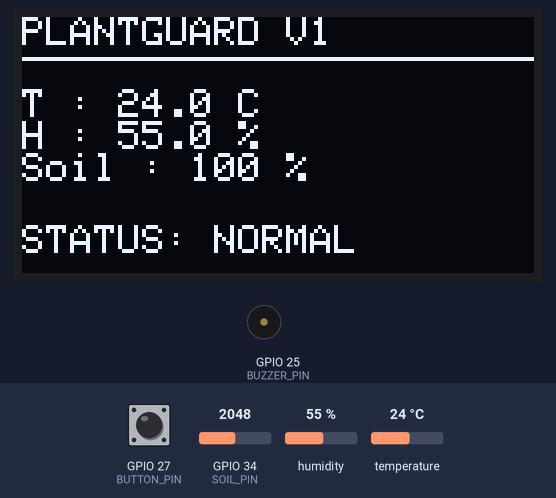
The sketch below on a simulated ESP32. Parts: 128×64 one-colour display, buzzer (waves = sounding). The test bench sets the inputs (shaded band); at power-on: GPIO 34 (SOIL_PIN) = 2048, GPIO 27 (BUTTON_PIN) HIGH, humidity 55 %, temperature 24 °C. WiFi joins after 1.5 s; servers stay silent unless stated; random numbers use the default seed unless the sketch sets one; no MQTT or app messages arrive unless stated; what the sketch prints to the serial monitor is not drawn.

Above: at 3.9 s.
4.0 s: GPIO 34 (SOIL_PIN) set to 3397
At 5.9 s:
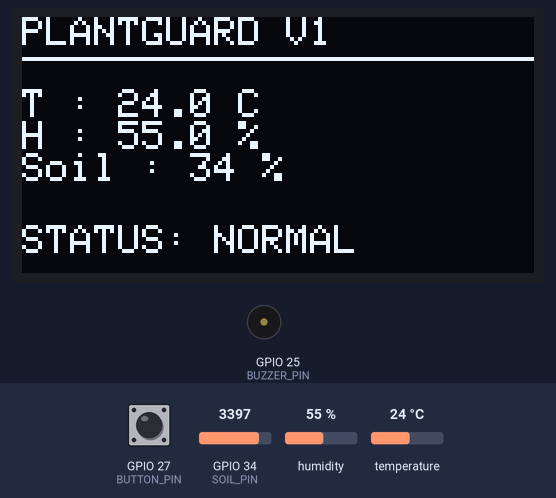
6.2 s: GPIO 34 (SOIL_PIN) set to 3522
At 7.6 s:
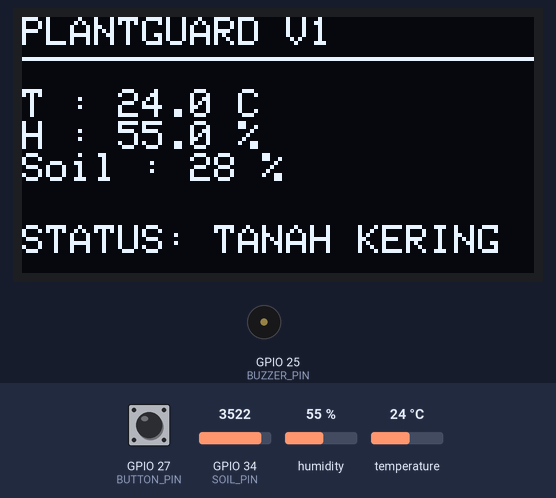
8.5 s: GPIO 27 (BUTTON_PIN) pulled LOW for 0.15 s
At 9.8 s:
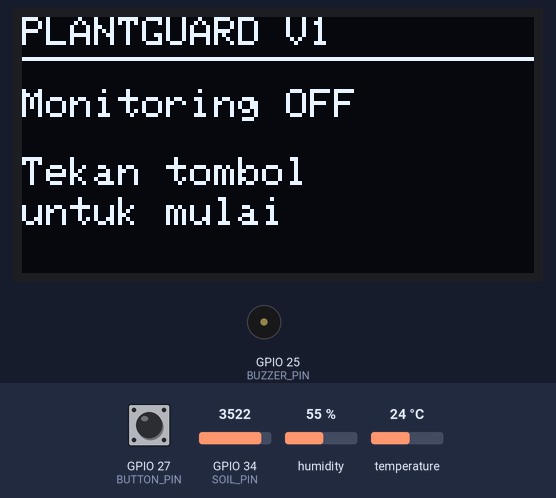
10.1 s: GPIO 27 (BUTTON_PIN) pulled LOW for 1 s
At 10.33 s:
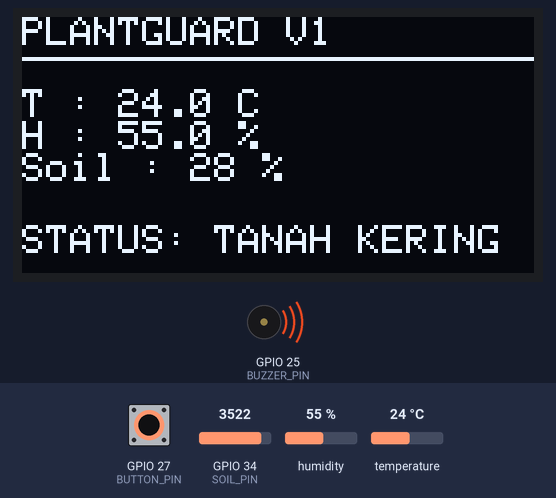
12.6 s: humidity set to 22 %
At 15.2 s:
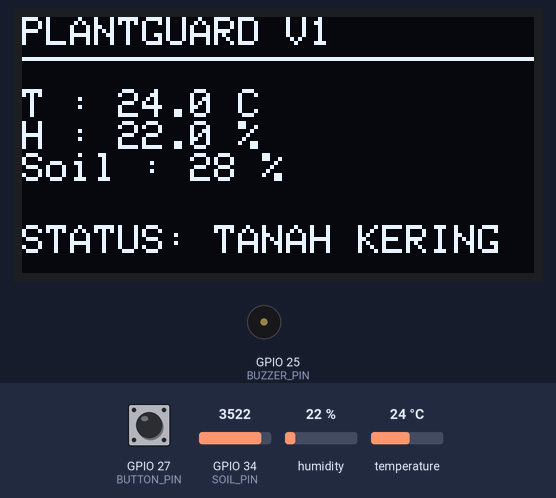
15.7 s: temperature set to 12 °C
At 19.4 s:
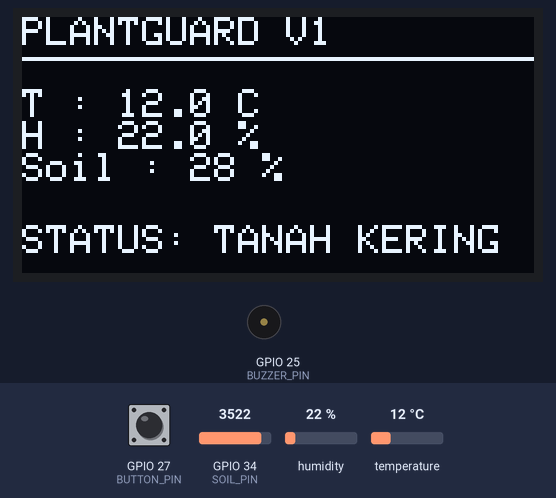
Timing chart, 0 to 20.7 s (numbered marks = the images above; inputs shaded):
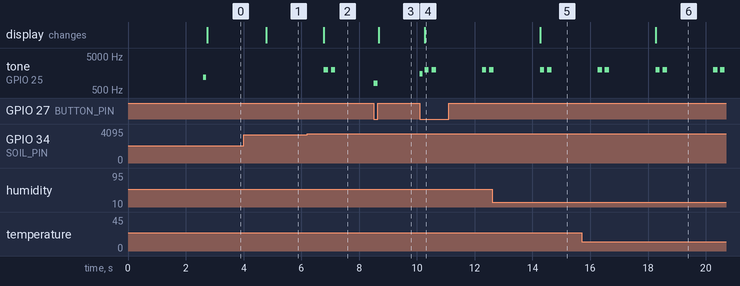

Measured:
- the behaviour switches between 3465 and 3466 on GPIO 34 (SOIL_PIN) (found by bisection; images 1 and 2)
- after the input at 4.0 s, the display: changes after 0.78 s (image 1)
- after the input at 6.2 s, tone on GPIO 25 (BUZZER_PIN): alternates 2000 Hz for 0.15 s and silent for 0.10 s, 4 changes in all, then stays silent, starting after 0.58 s; the display: first differs from a run without the input after 0.58 s (image 2)
- after the input at 8.5 s, the display: changes after 0.18 s (image 3)
- after the input at 10.1 s, tone on GPIO 25 (BUZZER_PIN): plays 1500 Hz for 0.10 s, 2000 Hz for 0.15 s, 2000 Hz for 0.15 s, 2000 Hz for 0.15 s, 2000 Hz for 0.09 s, starting at once; the display: changes after 0.16 s (image 4)
- after the input at 12.6 s, the display: first differs from a run without the input after 1.7 s (image 5)
- after the input at 15.7 s, the display: first differs from a run without the input after 2.6 s (image 6)

The sketch:

TomaTrack.ino
```cpp
#include <WiFi.h>
#include <PubSubClient.h>
#include <DHT.h>
#include <Wire.h>
#include <Adafruit_GFX.h>
#include <Adafruit_SSD1306.h>

// =====================
// PIN CONFIG
// =====================
#define DHT_PIN 4
#define DHT_TYPE DHT22

#define SOIL_PIN 34
#define BUZZER_PIN 25
#define BUTTON_PIN 27

#define SCREEN_WIDTH 128
#define SCREEN_HEIGHT 64
#define OLED_RESET -1

// =====================
// SOIL CALIBRATION
// =====================
// Berdasarkan hasil pengujian kamu:
// kering/udara ≈ 4095
// basah ≈ 2064

const int SOIL_DRY = 4095;
const int SOIL_WET = 2064;

// =====================
// WIFI CONFIG
// =====================
const char* WIFI_SSID = "Your SSID";
const char* WIFI_PASSWORD = "Your Password";

// =====================
// MQTT CONFIG
// =====================
const char* MQTT_BROKER = "broker.hivemq.com";
const int MQTT_PORT = 1883;

const char* TOPIC_TEMPERATURE = "plantguard/sensor/temperature";
const char* TOPIC_HUMIDITY = "plantguard/sensor/humidity";
const char* TOPIC_SOIL = "plantguard/sensor/soil";
const char* TOPIC_STATUS = "plantguard/sensor/status";

// =====================
// OBJECTS
// =====================
DHT dht(DHT_PIN, DHT_TYPE);

Adafruit_SSD1306 display(
  SCREEN_WIDTH,
  SCREEN_HEIGHT,
  &Wire,
  OLED_RESET
);

WiFiClient espClient;
PubSubClient mqttClient(espClient);

// =====================
// VARIABLES
// =====================
float temperature = 0;
float humidity = 0;

int soilRaw = 0;
int soilPercent = 0;

bool monitoringActive = true;

unsigned long previousSensorMillis = 0;
unsigned long previousMqttMillis = 0;

const unsigned long SENSOR_INTERVAL = 2000;
const unsigned long MQTT_INTERVAL = 2000;

// =====================
// WIFI
// =====================
void connectWiFi() {
  Serial.println();
  Serial.print("Menghubungkan ke WiFi ");

  WiFi.begin(WIFI_SSID, WIFI_PASSWORD);

  while (WiFi.status() != WL_CONNECTED) {
    delay(500);
    Serial.print(".");
  }

  Serial.println();
  Serial.println("WiFi terhubung");

  Serial.print("IP ESP32: ");
  Serial.println(WiFi.localIP());
}

// =====================
// MQTT
// =====================
void connectMQTT() {
  while (!mqttClient.connected()) {

    Serial.print("Menghubungkan MQTT...");

    String clientId = "PlantGuard-ESP32-";
    clientId += String(random(0xffff), HEX);

    if (mqttClient.connect(clientId.c_str())) {

      Serial.println(" berhasil");

      mqttClient.publish(
        TOPIC_STATUS,
        "ONLINE",
        true
      );

    } else {

      Serial.print(" gagal, rc=");
      Serial.println(mqttClient.state());

      delay(2000);
    }
  }
}

// =====================
// SOIL
// =====================
int readSoilPercentage() {

  soilRaw = analogRead(SOIL_PIN);

  int percent = map(
    soilRaw,
    SOIL_DRY,
    SOIL_WET,
    0,
    100
  );

  percent = constrain(percent, 0, 100);

  return percent;
}

// =====================
// BUZZER
// =====================
void buzzerBeep(int frequency, int duration) {

  tone(
    BUZZER_PIN,
    frequency,
    duration
  );

  delay(duration);

  noTone(BUZZER_PIN);
}

void soilWarning() {

  if (soilPercent <= 30) {

    buzzerBeep(2000, 150);
    delay(100);

    buzzerBeep(2000, 150);
  }
}

// =====================
// OLED
// =====================
void updateOLED() {

  display.clearDisplay();

  display.setTextColor(SSD1306_WHITE);

  display.setTextSize(1);

  display.setCursor(0, 0);
  display.println("PLANTGUARD V1");

  display.drawLine(
    0,
    10,
    127,
    10,
    SSD1306_WHITE
  );

  display.setCursor(0, 18);

  if (!monitoringActive) {

    display.println("Monitoring OFF");

    display.setCursor(0, 35);
    display.println("Tekan tombol");

    display.setCursor(0, 45);
    display.println("untuk mulai");

  } else {

    display.print("T : ");
    display.print(temperature, 1);
    display.println(" C");

    display.print("H : ");
    display.print(humidity, 1);
    display.println(" %");

    display.print("Soil : ");
    display.print(soilPercent);
    display.println(" %");

    if (soilPercent <= 30) {

      display.setCursor(0, 52);
      display.println("STATUS: TANAH KERING");

    } else {

      display.setCursor(0, 52);
      display.println("STATUS: NORMAL");
    }
  }

  display.display();
}

// =====================
// SENSOR
// =====================
void readSensors() {

  humidity = dht.readHumidity();
  temperature = dht.readTemperature();

  soilPercent = readSoilPercentage();

  Serial.println();
  Serial.println("===== PLANTGUARD =====");

  if (isnan(temperature) || isnan(humidity)) {

    Serial.println("DHT22 gagal dibaca");

  } else {

    Serial.print("Temperature : ");
    Serial.print(temperature);
    Serial.println(" C");

    Serial.print("Humidity    : ");
    Serial.print(humidity);
    Serial.println(" %");
  }

  Serial.print("Soil Raw    : ");
  Serial.println(soilRaw);

  Serial.print("Soil        : ");
  Serial.print(soilPercent);
  Serial.println(" %");

  Serial.println("======================");
}

// =====================
// MQTT PUBLISH
// =====================
void publishSensorData() {

  if (!mqttClient.connected()) {
    connectMQTT();
  }

  if (
    isnan(temperature) ||
    isnan(humidity)
  ) {
    return;
  }

  char tempPayload[16];
  char humidityPayload[16];
  char soilPayload[16];

  dtostrf(
    temperature,
    1,
    2,
    tempPayload
  );

  dtostrf(
    humidity,
    1,
    2,
    humidityPayload
  );

  sprintf(
    soilPayload,
    "%d",
    soilPercent
  );

  mqttClient.publish(
    TOPIC_TEMPERATURE,
    tempPayload
  );

  mqttClient.publish(
    TOPIC_HUMIDITY,
    humidityPayload
  );

  mqttClient.publish(
    TOPIC_SOIL,
    soilPayload
  );

  Serial.println("Data berhasil dikirim ke MQTT");
}

// =====================
// BUTTON
// =====================
void checkButton() {

  static bool lastButtonState = HIGH;
  static unsigned long lastDebounceTime = 0;

  bool currentButtonState =
    digitalRead(BUTTON_PIN);

  if (
    currentButtonState == LOW &&
    lastButtonState == HIGH &&
    millis() - lastDebounceTime > 250
  ) {

    monitoringActive = !monitoringActive;

    lastDebounceTime = millis();

    Serial.println();

    if (monitoringActive) {

      Serial.println("MONITORING ON");

      buzzerBeep(
        1500,
        100
      );

    } else {

      Serial.println("MONITORING OFF");

      buzzerBeep(
        800,
        150
      );
    }

    updateOLED();
  }

  lastButtonState =
    currentButtonState;
}

// =====================
// SETUP
// =====================
void setup() {

  Serial.begin(115200);

  pinMode(
    BUTTON_PIN,
    INPUT_PULLUP
  );

  pinMode(
    BUZZER_PIN,
    OUTPUT
  );

  dht.begin();

  Wire.begin(
    21,
    22
  );

  if (
    !display.begin(
      SSD1306_SWITCHCAPVCC,
      0x3C
    )
  ) {

    Serial.println(
      "OLED gagal"
    );

    while (true);
  }

  display.clearDisplay();

  display.setTextColor(
    SSD1306_WHITE
  );

  display.setTextSize(1);

  display.setCursor(20, 20);

  display.println(
    "PLANTGUARD V1"
  );

  display.setCursor(20, 35);

  display.println(
    "Starting..."
  );

  display.display();

  delay(1000);

  connectWiFi();

  mqttClient.setServer(
    MQTT_BROKER,
    MQTT_PORT
  );

  connectMQTT();

  buzzerBeep(
    1200,
    100
  );

  readSensors();

  updateOLED();
}

// =====================
// LOOP
// =====================
void loop() {

  mqttClient.loop();

  checkButton();

  if (!monitoringActive) {
    return;
  }

  unsigned long currentMillis =
    millis();

  if (
    currentMillis -
    previousSensorMillis >=
    SENSOR_INTERVAL
  ) {

    previousSensorMillis =
      currentMillis;

    readSensors();

    updateOLED();

    soilWarning();
  }

  if (
    currentMillis -
    previousMqttMillis >=
    MQTT_INTERVAL
  ) {

    previousMqttMillis =
      currentMillis;

    publishSensorData();
  }
}
```
